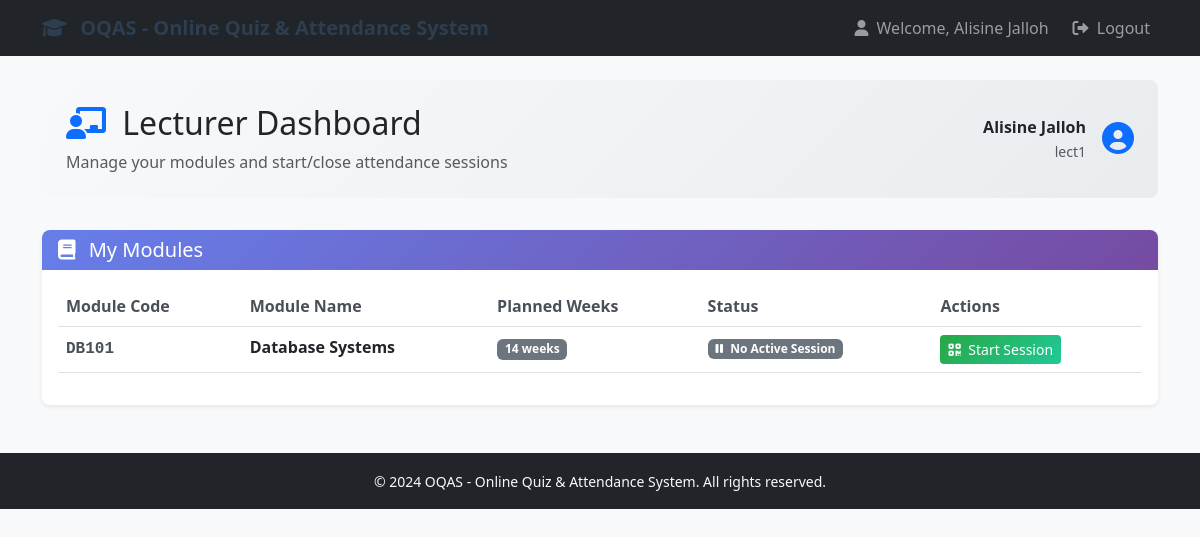
Before: /lecturer/dashboard (signed in) with the older database file.
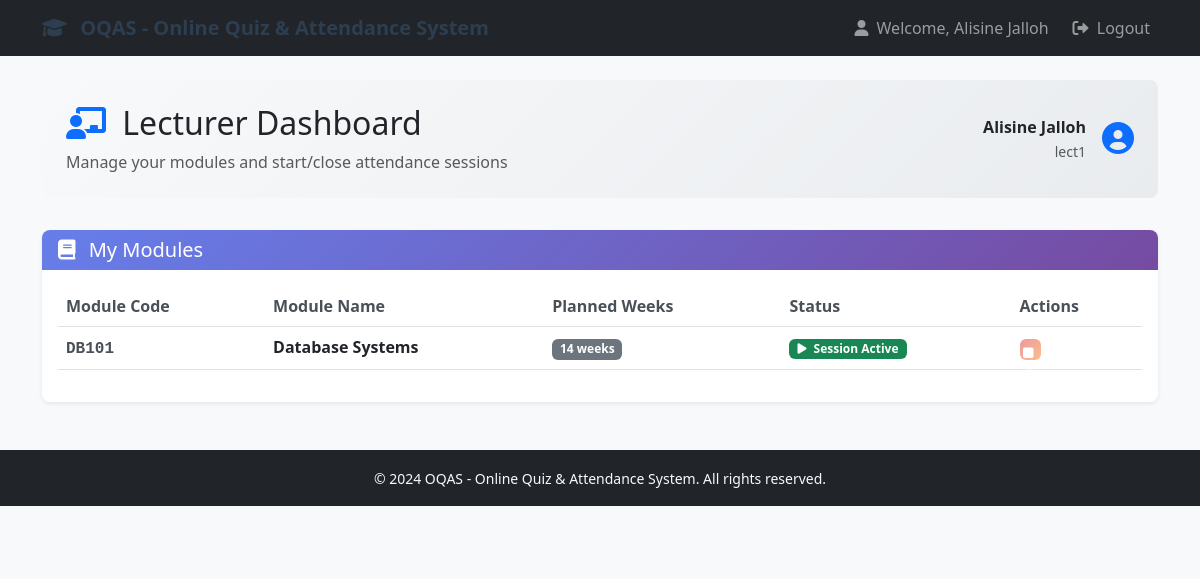
After: the same page with the newer database file.
### tables this page shows
CREATE TABLE modules (
            module_id INTEGER PRIMARY KEY AUTOINCREMENT,
            module_code TEXT NOT NULL UNIQUE,
            module_name TEXT NOT NULL,
            lecturer_id INTEGER NOT NULL,
            planned_weeks INTEGER NOT NULL,
            created_at TIMESTAMP DEFAULT CURRENT_TIMESTAMP,
            FOREIGN KEY (lecturer_id) REFERENCES users(user_id) ON DELETE CASCADE ON UPDATE CASCADE
        );

### app.py (the view)
@app.route("/lecturer/dashboard")
@lecturer_required
def lecturer_dashboard():
    user = session['user']
    modules = ModuleService.get_modules_by_lecturer(user['user_id'])
    for module in modules:
        module['active_session'] = ModuleService.get_active_session(module['module_id'])
    return render_template("dashboard.html", user=user, modules=modules)

### app.py (called while the page is built)
def lecturer_required(f):
    @wraps(f)
    def decorated_function(*args, **kwargs):
        if 'user' not in session:
            flash('Please log in to access this page.')
            return redirect(url_for('login'))
        if not AuthService.is_lecturer(session['user']):
            flash('Access denied. Lecturer privileges required.')
            return redirect(url_for('login'))
        return f(*args, **kwargs)
    return decorated_function

### services/auth_service.py (called while the page is built)
    @staticmethod
    def is_lecturer(user: dict) -> bool:
        return user.get("role") == "lecturer"

### services/module_service.py (called while the page is built)
    @staticmethod
    def get_modules_by_lecturer(lecturer_id: int) -> List[Dict]:
        conn = sqlite3.connect(DB_PATH)
        cursor = conn.cursor()
        try:
            cursor.execute("""
                SELECT module_id, module_code, module_name, planned_weeks, created_at
                FROM modules
                WHERE lecturer_id = ?
                ORDER BY module_code
            """, (lecturer_id,))
            rows = cursor.fetchall()
            modules = []
            for row in rows:
                modules.append({
                    'module_id': row[0],
                    'module_code': row[1],
                    'module_name': row[2],
                    'planned_weeks': row[3],
                    'created_at': row[4]
                })
            return modules
        finally:
            conn.close()

    @staticmethod
    def get_active_session(module_id: int) -> Optional[Dict]:
        conn = sqlite3.connect(DB_PATH)
        cursor = conn.cursor()
        try:
            cursor.execute("""
                SELECT session_id, week_number, session_date, created_at
                FROM sessions
                WHERE module_id = ? AND session_date = ? AND status = 'active'
                ORDER BY created_at DESC
                LIMIT 1
            """, (module_id, date.today().isoformat()))
            row = cursor.fetchone()
            if row:
                return {
                    'session_id': row[0],
                    'week_number': row[1],
                    'session_date': row[2],
                    'created_at': row[3]
                }
            return None
        finally:
            conn.close()

### templates/dashboard.html (shortened to what this page needs)
<!DOCTYPE html>
<html lang="en">
<head>
    <link href="https://cdn.jsdelivr.net/npm/bootstrap@5.3.0/dist/css/bootstrap.min.css" rel="stylesheet">
    <link href="https://cdnjs.cloudflare.com/ajax/libs/font-awesome/6.0.0/css/all.min.css" rel="stylesheet">
</head>
<body class="bg-light">
    <nav class="navbar navbar-expand-lg navbar-dark bg-dark">
        <div class="container">
            <a class="navbar-brand" href="#">
                <i class="fas fa-graduation-cap me-2"></i>
                OQAS - Online Quiz & Attendance System
            </a>
            <div class="navbar-nav ms-auto">
                <span class="navbar-text me-3">
                    <i class="fas fa-user me-1"></i>
                    Welcome, {{ user.full_name }}
                </span>
                <a class="nav-link" href="{{ url_for('logout') }}">
                    <i class="fas fa-sign-out-alt me-1"></i>
                    Logout
                </a>
            </div>
        </div>
    </nav>
    <div class="container mt-4">
        <div class="welcome-section">
            <div class="row align-items-center">
                <div class="col-md-8">
                    <h2 class="mb-2">
                        <i class="fas fa-chalkboard-teacher text-primary me-2"></i>
                        Lecturer Dashboard
                    </h2>
                    <p class="mb-0 text-muted">
                        Manage your modules and start/close attendance sessions
                    </p>
                </div>
                <div class="col-md-4 text-end">
                    <div class="d-flex align-items-center justify-content-end">
                        <div class="text-end">
                            <div class="fw-bold">{{ user.full_name }}</div>
                            <small class="text-muted">{{ user.username }}</small>
                        </div>
                        <div class="ms-3">
                            <i class="fas fa-user-circle fa-2x text-primary"></i>
                        </div>
                    </div>
                </div>
            </div>
        </div>
        <div class="card">
            <div class="card-header">
                <h5 class="mb-0">
                    <i class="fas fa-book me-2"></i>
                    My Modules
                </h5>
            </div>
            <div class="card-body">
                {% if modules %}
                <div class="table-responsive">
                    <table class="table table-hover">
                        <thead>
                            <tr>
                                <th>Module Code</th>
                                <th>Module Name</th>
                                <th>Planned Weeks</th>
                                <th>Status</th>
                                <th>Actions</th>
                            </tr>
                        </thead>
                        <tbody>
                            {% for module in modules %}
                            <tr>
                                <td>
                                    <span class="module-code">{{ module.module_code }}</span>
                                </td>
                                <td>
                                    <strong>{{ module.module_name }}</strong>
                                </td>
                                <td>
                                    <span class="badge bg-secondary">{{ module.planned_weeks }} weeks</span>
                                </td>
                                <td>
                                    {% if module.active_session %}
                                    <span class="badge bg-success status-badge">
                                        <i class="fas fa-play me-1"></i>
                                        Session Active
                                    </span>
                                    {% else %}
                                    <span class="badge bg-secondary status-badge">
                                        <i class="fas fa-pause me-1"></i>
                                        No Active Session
                                    </span>
                                    {% endif %}
                                </td>
                                <td>
                                    {% if module.active_session %}
                                    <form method="POST"
                                        action="{{ url_for('close_session', module_id=module.module_id) }}"
                                        class="d-inline">
                                        <button type="submit" class="btn btn-close btn-sm"
                                            onclick="return confirm('Are you sure you want to close this session?')"
                                            title="Close the current session for this module">
                                            <i class="fas fa-stop me-1"></i>
                                        </button>
                                    </form>
                                    {% else %}
                                    <button type="button" class="btn btn-start btn-sm"
                                        title="Start a new attendance session and display QR"
                                        onclick="openQrModal({{ module.module_id }})">
                                        <i class="fas fa-qrcode me-1"></i>
                                        Start Session
                                    </button>
                                    {% endif %}
                                </td>
                            </tr>
                            {% endfor %}
                        </tbody>
                    </table>
                </div>
                {% else %}
                <div class="text-center py-5">
                    <i class="fas fa-book-open fa-3x text-muted mb-3"></i>
                    <h5 class="text-muted">No modules assigned</h5>
                    <p class="text-muted">Contact your administrator to get modules assigned to your account.</p>
                </div>
                {% endif %}
            </div>
        </div>
    </div>
    <footer class="bg-dark text-light text-center py-3 mt-5">
        <div class="container">
            <small>&copy; 2024 OQAS - Online Quiz & Attendance System. All rights reserved.</small>
        </div>
    </footer>
</body>
</html>

### templates/dashboard.html (style rules this page uses)
.navbar-brand { font-weight: bold; color: #2c3e50 !important; }
.card { border: none; box-shadow: 0 0.125rem 0.25rem rgba(0, 0, 0, 0.075); border-radius: 0.5rem; }
.card-header { background: linear-gradient(135deg, #667eea 0%, #764ba2 100%); color: white; border-radius: 0.5rem 0.5rem 0 0 !important; border: none; }
.table th { border-top: none; font-weight: 600; color: #495057; }
.btn-close { background: linear-gradient(135deg, #dc3545, #fd7e14); border: none; color: white; }
.module-code { font-family: 'Courier New', monospace; font-weight: bold; color: #495057; }
.status-badge { font-size: 0.75rem; padding: 0.25rem 0.5rem; }
.welcome-section { background: linear-gradient(135deg, #f8f9fa 0%, #e9ecef 100%); border-radius: 0.5rem; padding: 1.5rem; margin-bottom: 2rem; }

Changed rows visible on the page:
changed modules "DB101": text "No Active Session Start Session" → "Session Active"
